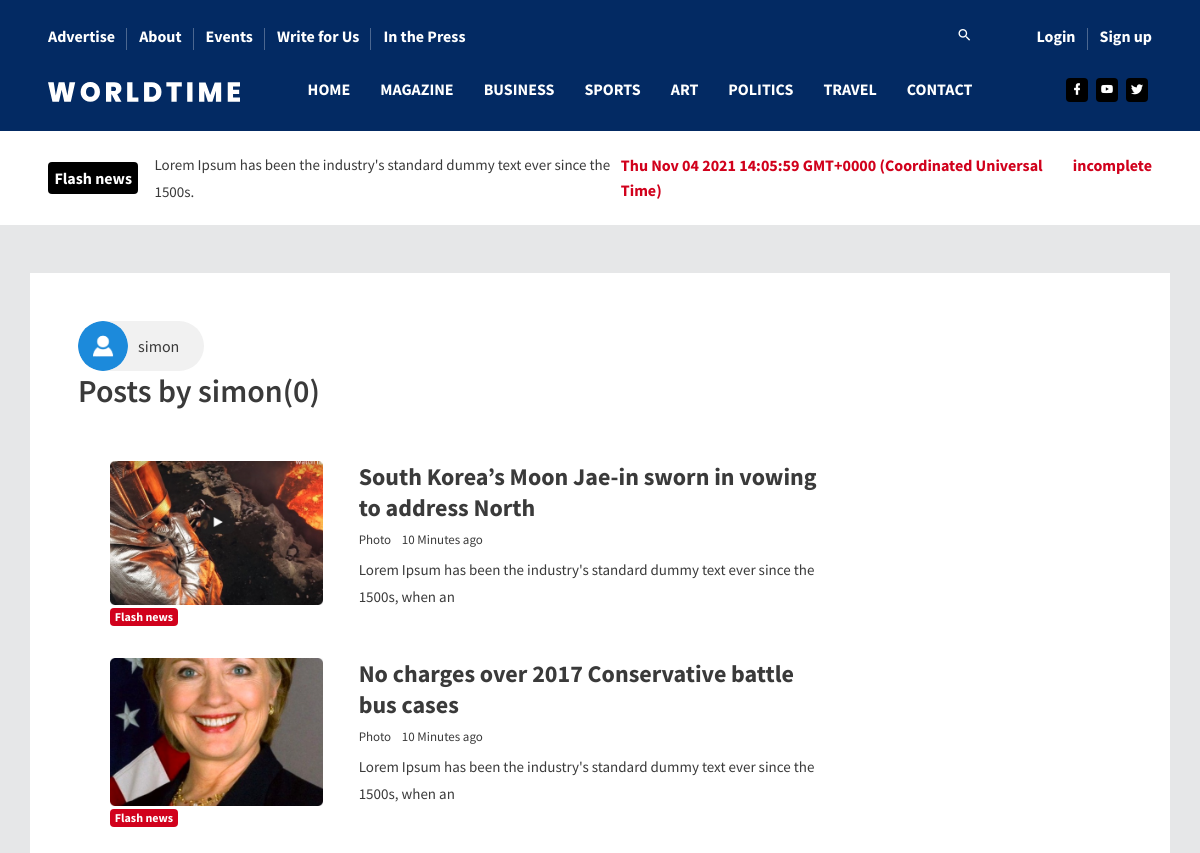
/author/simon (upper part), run on an earlier commit of the app's database.
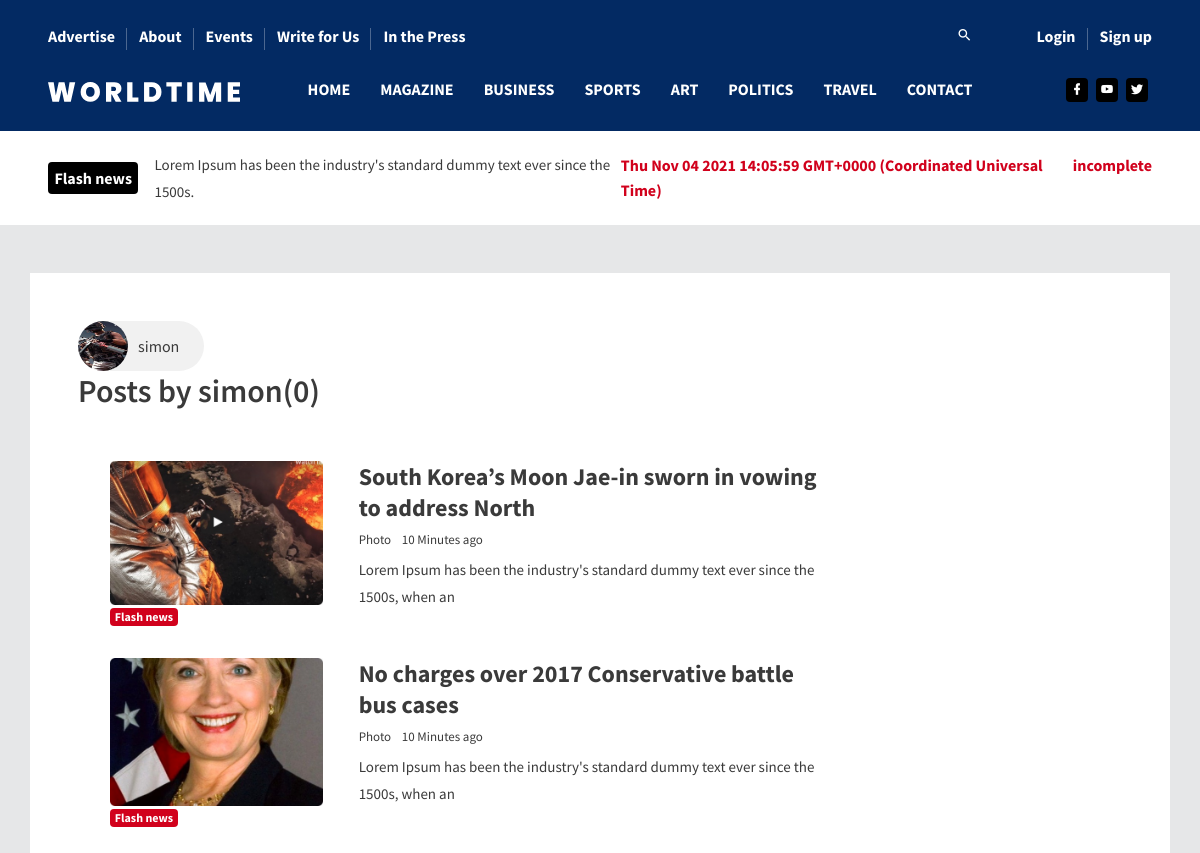
And on a later commit of the database.
### app/models.py (models this page shows, shortened)
class Users(db.Model, UserMixin):
    id = db.Column(db.Integer,primary_key = True)
    username = db.Column(db.String(20), unique = True, nullable = False)
    email = db.Column(db.String(120), unique =True, nullable = False)
    profile_pic = db.Column(db.String(20), nullable = False, default = 'avatar.png')
    password = db.Column(db.String(100), nullable = False)
    admin = db.Column(db.Boolean, nullable = False, default = False)
    posts = db.relationship('Articles', backref = 'author', lazy = True)
    the_comments = db.relationship('Comments', backref='writer',lazy=True)
    post_author = db.Column(db.Boolean, nullable=False, default=False)

### app/routes.py (the view)
@app.route('/author/<string:username>')
def user_posts(username):
    page = request.args.get('page', 1, type=int)
    user = Users.query.filter_by(username=username).first_or_404()
    articles = Articles.query.filter_by(author=user)\
        .order_by(Articles.date_posted.desc())\
        .paginate(per_page=20, page=page)
    return render_template('author_posts.html',articles = articles, user=user)

### app/templates/author_posts.html (shortened to what this page needs)
{% extends "layout.html" %}
{% block body %}
<div style="background-color: white;" class="container mb-5 mt-5 p-5">
    <div>
      <div class="chip">
        <img src="{{ url_for('static', filename = 'imgs/profile_pics/' + user.profile_pic) }}" max-width="96" max-height="96">
        {{ user.username }}
      </div>
      <h1 class="mb-3">Posts by {{ user.username }}({{ articles.total }})</h1>
    </div>
    <div class="row" data-aos="fade-up">
        <div class="col-lg-9 stretch-card grid-margin">
          <div class="card">
            <div class="card-body">
              <div class="row">
                <div class="col-sm-4 grid-margin">
                  <div class="position-relative">
                    <div class="rotate-img">
                      <img
                        src="{{ url_for('static', filename = 'assets/images/dashboard/home_4.jpg') }}"
                        alt="thumb"
                        class="img-fluid"
                      />
                    </div>
                    <div class="badge-positioned">
                      <span class="badge badge-danger font-weight-bold"
                        >Flash news</span
                      >
                    </div>
                  </div>
                </div>
                <div class="col-sm-8  grid-margin">
                  <h2 class="mb-2 font-weight-600">
                    South Korea’s Moon Jae-in sworn in vowing to address
                    North
                  </h2>
                  <div class="fs-13 mb-2">
                    <span class="mr-2">Photo </span>10 Minutes ago
                  </div>
                  <p class="mb-0">
                    Lorem Ipsum has been the industry's standard dummy
                    text ever since the 1500s, when an
                  </p>
                </div>
              </div>
              <div class="row">
                <div class="col-sm-4 grid-margin">
                  <div class="position-relative">
                    <div class="rotate-img">
                      <img
                        src="{{ url_for('static', filename = 'assets/images/dashboard/home_5.jpg') }}"
                        alt="thumb"
                        class="img-fluid"
                      />
                    </div>
                    <div class="badge-positioned">
                      <span class="badge badge-danger font-weight-bold"
                        >Flash news</span
                      >
                    </div>
                  </div>
                </div>
                <div class="col-sm-8  grid-margin">
                  <h2 class="mb-2 font-weight-600">
                    No charges over 2017 Conservative battle bus cases
                  </h2>
                  <div class="fs-13 mb-2">
                    <span class="mr-2">Photo </span>10 Minutes ago
                  </div>
                  <p class="mb-0">
                    Lorem Ipsum has been the industry's standard dummy
                    text ever since the 1500s, when an
                  </p>
                </div>
              </div>
            </div>
          </div>
        </div>
      </div>
</div>
{% endblock %}

### app/templates/layout.html (shortened to what this page needs)
<!DOCTYPE html>
<html lang="en">
<head>
  <link rel="stylesheet" href="https://maxcdn.bootstrapcdn.com/bootstrap/4.5.2/css/bootstrap.min.css">
  <link rel="stylesheet" href="https://use.fontawesome.com/releases/v5.7.0/css/all.css"
>
  <link rel="stylesheet" href="https://cdnjs.cloudflare.com/ajax/libs/font-awesome/4.7.0/css/font-awesome.min.css">
  <link rel="stylesheet"
    href="{{ url_for('static', filename = 'assets/vendors/mdi/css/materialdesignicons.min.css') }}" />
  <link rel="stylesheet" href="{{ url_for('static', filename = 'assets/vendors/aos/dist/aos.css/aos.css') }}" />
  <link rel="stylesheet" href="{{ url_for('static', filename = 'assets/css/style.css') }}">
  <link rel="stylesheet" href="{{ url_for('static', filename = 'assets/css/additional.css') }}">
</head>
<body style="background-color: #e6e7e8;">
  <div>
    <div class="container-scroller">
      <div class="main-panel">
        <header id="header">
          <div class="container">
            <nav class="navbar navbar-expand-lg navbar-light">
              <div class="navbar-top">
                <div class="d-flex justify-content-between align-items-center">
                  <ul class="navbar-top-left-menu">
                    <li class="nav-item">
                      <a href="#" class="nav-link">Advertise</a>
                    </li>
                    <li class="nav-item">
                      <a href="{{ url_for('about') }}" class="nav-link">About</a>
                    </li>
                    <li class="nav-item">
                      <a href="#" class="nav-link">Events</a>
                    </li>
                    <li class="nav-item">
                      <a href="#" class="nav-link">Write for Us</a>
                    </li>
                    <li class="nav-item">
                      <a href="#" class="nav-link">In the Press</a>
                    </li>
                  </ul>
                  <ul class="navbar-top-right-menu">
                    <li class="nav-item">
                      <div class="nav-link">
                      <span onclick="openNav()"><i class="mdi mdi-magnify"></i></span>
                    </div>
                    </li>
                    {% if current_user.is_authenticated %}
                    <li class="nav-item">
                      <a href="{{ url_for('account') }}" class="nav-link">
                        <div
                        style="
                        width: 40px;
                        height: 40px;
                        border-radius: 50%;
                        background-image: url('../static/imgs/profile_pics/{{ current_user.profile_pic }}');
                        background-repeat: no-repeat;
                        background-size: cover;">
                        </div>
                      </a>
                    </li>
                    {% else %}
                    <li class="nav-item">
                      <a href="{{ url_for('login') }}" class="nav-link">Login</a>
                    </li>
                    <li class="nav-item">
                      <a href="{{ url_for('register') }}" class="nav-link">Sign up</a>
                    </li>
                    {% endif %}
                  </ul>
                </div>
              </div>
              <div class="navbar-bottom">
                <div class="d-flex justify-content-between align-items-center">
                  <div>
                    <a class="navbar-brand" href="#">
                      <img src="{{ url_for('static', filename = 'assets/images/logo.svg') }}"/>
                    </a>
                  </div>
                  <div>
                    <div class="navbar-collapse justify-content-center collapse" id="navbarSupportedContent">
                      <ul class="navbar-nav d-lg-flex justify-content-between align-items-center">
                        <li class="nav-item active">
                          <a class="nav-link" href="{{ url_for('index') }}">Home</a>
                        </li>
                        <li class="nav-item">
                          <a class="nav-link" href="{{ url_for('magazine') }}">MAGAZINE</a>
                        </li>
                        <li class="nav-item">
                          <a class="nav-link" href="{{ url_for('business') }}">Business</a>
                        </li>
                        <li class="nav-item">
                          <a class="nav-link" href="{{ url_for('sports') }}">Sports</a>
                        </li>
                        <li class="nav-item">
                          <a class="nav-link" href="{{ url_for('art') }}">Art</a>
                        </li>
                        <li class="nav-item">
                          <a class="nav-link" href="{{ url_for('politics') }}">POLITICS</a>
                        </li>
                        <li class="nav-item">
                          <a class="nav-link" href="{{ url_for('travel') }}">Travel</a>
                        </li>
                        <li class="nav-item">
                          <a class="nav-link" href="{{ url_for('contact') }}">Contact</a>
                        </li>
                      </ul>
                    </div>
                  </div>
                  <ul class="social-media">
                    <li>
                      <a href="#">
                        <i class="mdi mdi-facebook"></i>
                      </a>
                    </li>
                    <li>
                      <a href="#">
                        <i class="mdi mdi-youtube"></i>
                      </a>
                    </li>
                    <li>
                      <a href="#">
                        <i class="mdi mdi-twitter"></i>
                      </a>
                    </li>
                  </ul>
                </div>
              </div>
            </nav>
          </div>
        </header>
        <div class="flash-news-banner">
          <div class="container">
            <div class="d-lg-flex align-items-center justify-content-between">
              <div class="d-flex align-items-center">
                <span class="badge badge-dark mr-3">Flash news</span>
                <p class="mb-0">
                  Lorem Ipsum has been the industry's standard dummy text ever
                  since the 1500s.
                </p>
              </div>
              <div class="d-flex">
                <span id="date" class="mr-3 text-danger"></span>
                <span class="text-danger">incomplete</span>
              </div>
            </div>
          </div>
        </div>
        {% block body %}{% endblock body %}
      </div>
    </div>
  </div>
</body>
</html>

### app/static/assets/css/additional.css (style rules this page uses)
.chip { display: inline-block; padding: 0 25px; height: 50px; font-size: 16px; line-height: 50px; border-radius: 25px; background-color: #f1f1f1; }
.chip img { float: left; margin: 0 10px 0 -25px; height: 50px; width: 50px; border-radius: 50%; }

What changed in the data, as far as the page shows it:
changed Users "simon": profile_pic: picture added in place of a placeholder
